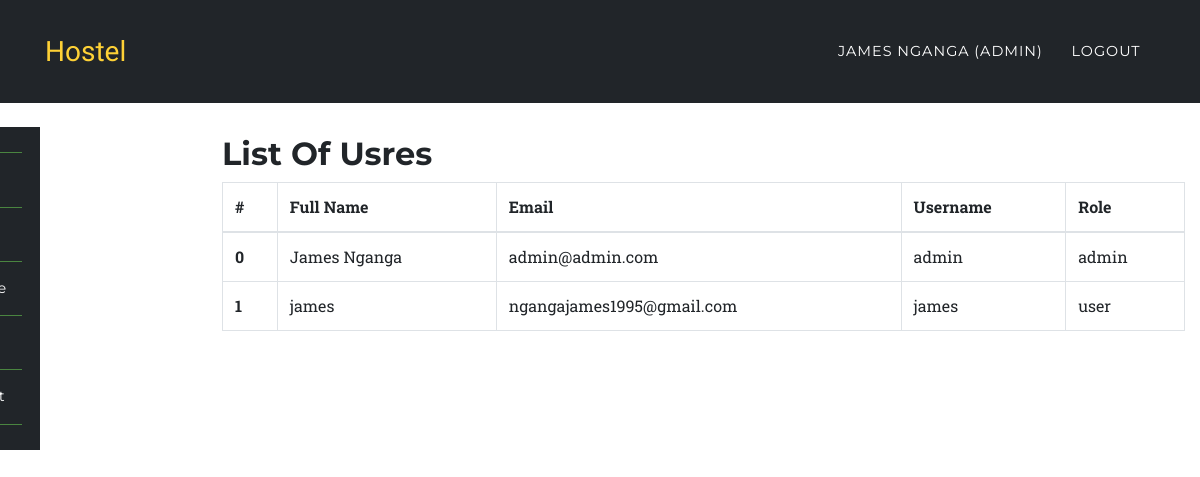
Screenshot of /app/users.php (signed in) with the database file from the repository.
### tables this page shows
CREATE TABLE `users` (
  `id` int(10) UNSIGNED NOT NULL,
  `fullname` varchar(191) NOT NULL,
  `mobile` varchar(191) NOT NULL,
  `username` varchar(191) NOT NULL,
  `email` varchar(191) NOT NULL,
  `password` varchar(191) NOT NULL,
  `created_at` timestamp NULL DEFAULT current_timestamp(),
  `updated_at` timestamp NULL DEFAULT current_timestamp(),
  `role` varchar(100) DEFAULT 'user',
  `status` int(1) NOT NULL DEFAULT 1
);

### app/users.php (the view, shortened to what this page needs)
<?php
	require '../config/config.php';
		try {
			$stmt = $connect->prepare('SELECT * FROM users');
			$stmt->execute();
			$data = $stmt->fetchAll(PDO::FETCH_ASSOC);
		}
		catch(PDOException $e) {
			$errMsg = $e->getMessage();
		}
?>
<?php include '../include/header.php';?>
	<nav class="navbar navbar-expand-lg navbar-dark" style="background-color:#212529;" id="mainNav">
      <div class="container">
        <a class="navbar-brand js-scroll-trigger" href="../index.php">Hostel</a>
        <div class="collapse navbar-collapse" id="navbarResponsive">
          <ul class="navbar-nav text-uppercase ml-auto">
            <li class="nav-item">
              <a class="nav-link" href="login.php"><?php echo $_SESSION['fullname']; ?> <?php if($_SESSION['role'] == 'admin'){ echo "(Admin)"; } ?></a>
            </li>
            <li class="nav-item">
              <a href="../auth/logout.php" class="nav-link">Logout</a>
            </li>
          </ul>
        </div>
      </div>
    </nav>
<?php include '../include/side-nav.php';?>
<section class="wrapper" style="margin-left:16%;margin-top: -11%;">
	<div class="container">
		<div class="row">
			<div class="col-12">
				<h2>List Of Usres</h2>
				<div class="table-responsive">
					<table class="table table-bordered">
					  <thead>
					    <tr>
					      <th>#</th>
					      <th>Full Name</th>
					      <th>Email</th>
					      <th>Username</th>
					      <th>Role</th>
					    </tr>
					  </thead>
					  <tbody>
					  	<?php
					  		foreach ($data as $key => $value) {
							   echo '<tr>';
							      echo '<th scope="row">'.$key.'</th>';
							      echo '<td>'.$value['fullname'].'</td>';
							      echo '<td>'.$value['email'].'</td>';
							      echo '<td>'.$value['username'].'</td>';
							      echo '<td>'.$value['role'].'</td>';
							   echo '</tr>';
					  		}
					  	?>
					  </tbody>
					</table>
				</div>
			</div>
		</div>
	</div>
</section>
<?php include '../include/footer.php';?>

### assets/css/rent.css (style rules this page uses)
body { overflow-x: hidden; font-family: 'Roboto Slab', 'Helvetica Neue', Helvetica, Arial, sans-serif; }
a { color: #4bb6c9; }
h1, h2, h3, h4, h5, h6 { font-weight: 700; font-family: 'Montserrat', 'Helvetica Neue', Helvetica, Arial, sans-serif; }
section { padding: 100px 0; }
@media (min-width: 768px) { section { padding: 140px 0; } }
#mainNav { background-color: #212529; }
#mainNav .navbar-brand { color: #fed136; font-family: 'Kaushan Script', 'Helvetica Neue', Helvetica, Arial, cursive; }
#mainNav .navbar-nav .nav-item .nav-link { font-size: 90%; font-weight: 400; padding: 0.75em 0; letter-spacing: 1px; color: white; font-family: 'Montserrat', 'Helvetica Neue', Helvetica, Arial, sans-serif; }
@media (min-width: 992px) { #mainNav { padding-top: 25px; padding-bottom: 25px; -webkit-transition: padding-top 0.3s, padding-bottom 0.3s; -moz-transition: padding-top 0.3s, padding-bottom 0.3s; transition: padding-top 0.3s, padding-bottom 0.3s; border: none; background-color: transparent; } }
@media (min-width: 992px) { #mainNav .navbar-brand { font-size: 1.75em; -webkit-transition: all 0.3s; -moz-transition: all 0.3s; transition: all 0.3s; } }
@media (min-width: 992px) { #mainNav .navbar-nav .nav-item .nav-link { padding: 1.1em 1em !important; } }

### assets/css/style.css (style rules this page uses)
.navbar { border-radius: 0px; }
section { padding-left: 15px; }

### rows the page displays
users: key "0", fullname "James Nganga", email "admin@admin.com", username "admin", role "admin"
users: key "1", fullname "james", email "ngangajames1995@gmail.com", username "james", role "user"

### other values shown
$_SESSION['fullname'] "JAMES NGANGA"
